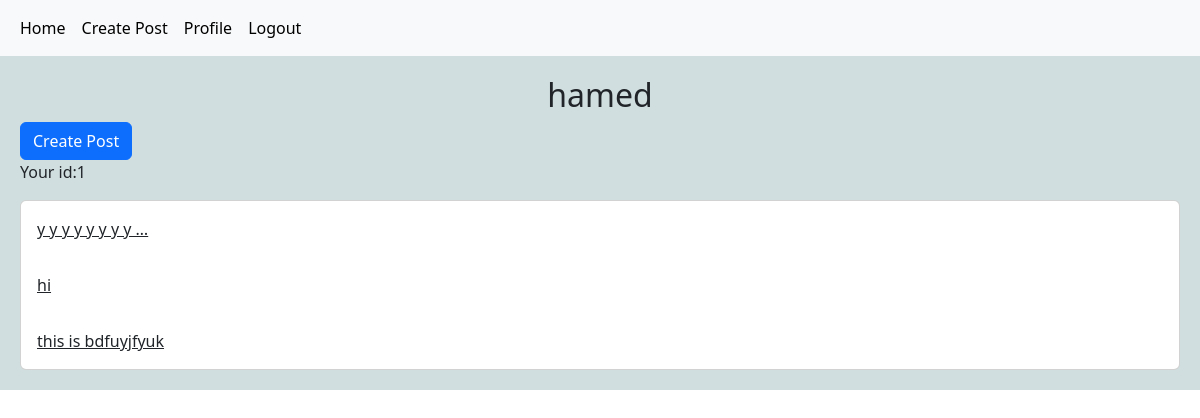
The app's page /account/profile/1/ (signed in) with its own data.
### home/models.py (models this page shows, shortened)
class Post(models.Model):
    user = models.ForeignKey(User, on_delete=models.CASCADE, related_name='posts')  #pak shodan abshari
    body = models.TextField()
    slug = models.SlugField(unique=True)
    created = models.DateTimeField(auto_now_add=True)
    updated = models.DateTimeField(auto_now=True)
    class Meta:
        ordering = ['-created', 'body']

### account/views.py (the view)
# urls.py: path('profile/<int:user_id>/',views.UserProfileView.as_view() , name= 'user_profile'),
class UserProfileView(View):
    def get(self, request, user_id):
        user = get_object_or_404(User, pk=user_id)
        post = user.posts.all()
        is_following = None
        if request.user.is_authenticated:
            relation = Relation.objects.filter(from_user=request.user, to_user=user)
            if relation.exists():
                is_following = True
        return render(request, 'account/profile.html', {'user': user, 'post': post, 'is_following': is_following})

### account/templates/account/profile.html (shortened to what this page needs)
{% extends "base.html" %}
{% block content %}
    <h2 class="text-center">{{user.username}} </h2>
    {% if request.user.is_authenticated %}
    {% if request.user.id == user.id %}
    	<a href="{% url 'home:post_create' %}" class="btn btn-primary">Create Post</a>
        <p>Your id:{{ request.user.id }}</p>
    {% endif %}
    {% endif %}
    <div class="card">
        {% for x in post %}
        <a href="{% url 'home:post_detail' x.id x.slug %}" class="card-body">{{x.body|truncatewords:8}}</a>
        {% endfor %}
    </div>
{% endblock content %}

### records on screen
Post: body "y y y y y y y y …"
Post: body "hi"
Post: body "this is bdfuyjfyuk"

### other values on screen
{{ user.username }} "hamed"
{{ request.user.id }} "1"
